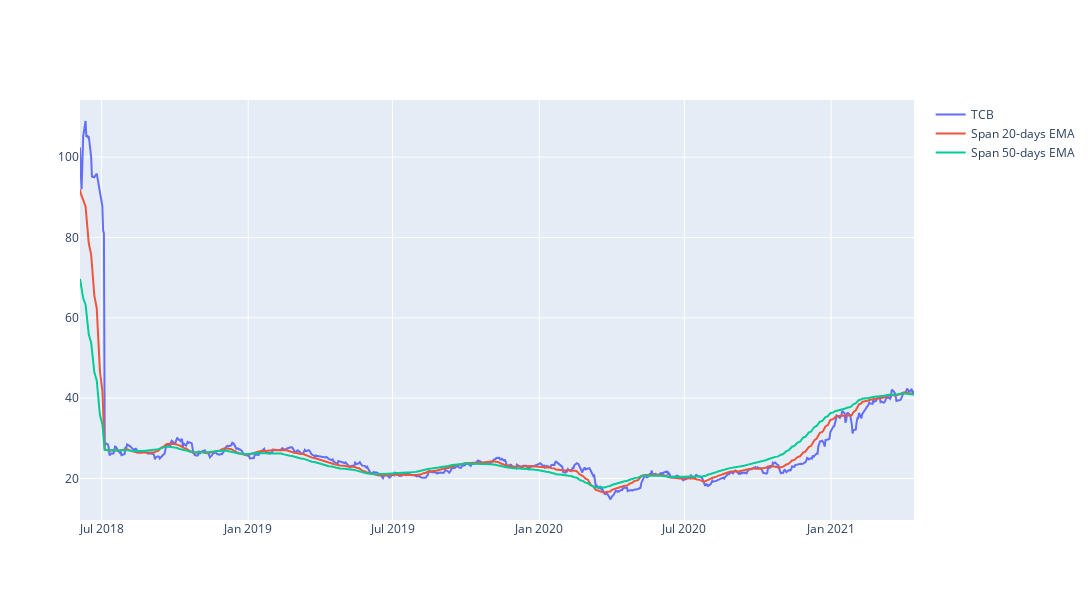

The cell this chart's notebook holds for it:
### Code cell
#plot linechart for stock price
short_rolling = df['<Close>'].rolling(window=20).mean()

ema_long = df['<Close>'].ewm(span=50, adjust=False).mean()
ema_short = df['<Close>'].ewm(span=20, adjust=False).mean()
line_price = df['<Close>']
fig = go.Figure()
fig.update_layout(  autosize=False,   width=1200,    height=600)
#px.line(df_hpg, x='datetime', y='<Close>', labels={'x':'Date', 'y':'Price'})

fig.add_trace(go.Scatter(x=df.datetime, y=line_price, 
                        mode='lines', name='TCB'))

fig.add_trace(go.Scatter(x=df.datetime, y=ema_short, 
                        mode='lines', name='Span 20-days EMA'))

fig.add_trace(go.Scatter(x=df.datetime, y=ema_long, 
                        mode='lines', name='Span 50-days EMA'))

### Figure 1 — Plotly figure (JSON) as saved in the notebook; plotly's stock layout.template omitted (floating-point values rounded to 4 significant figures; data arrays with more than 128 entries replaced by an {"elided": "..."} marker saying what was removed)
{"data": [{"mode": "lines", "name": "TCB", "type": "scatter", "x": {"elided": "720 str values"}, "y": {"elided": "720 float values"}}, {"mode": "lines", "name": "Span 20-days EMA", "type": "scatter", "x": {"elided": "720 str values"}, "y": {"elided": "720 float values"}}, {"mode": "lines", "name": "Span 50-days EMA", "type": "scatter", "x": {"elided": "720 str values"}, "y": {"elided": "720 float values"}}], "layout": {"autosize": false, "height": 600, "width": 1200}}
